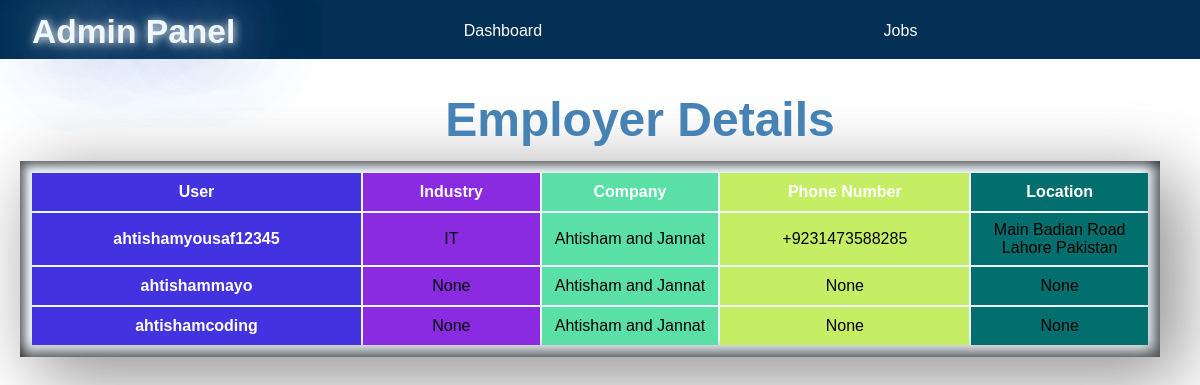
/AdminPanel/Employer_details/, run on an earlier commit of the app's database.
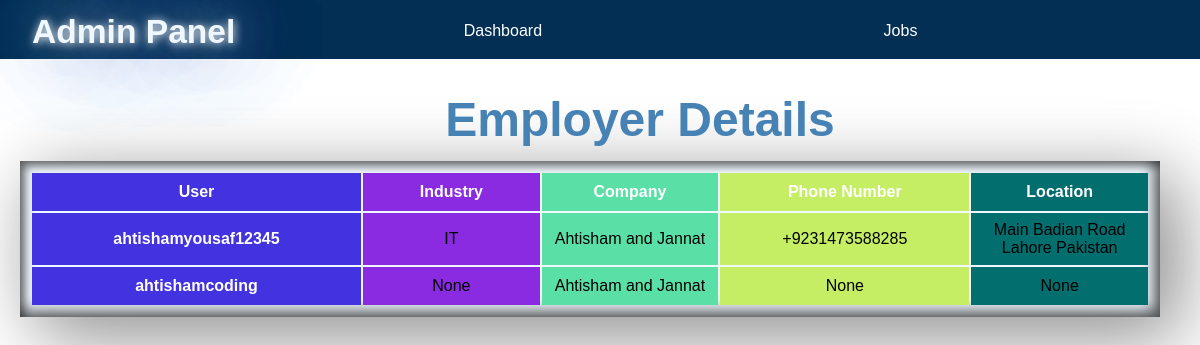
And on a later commit of the database.
### app/models.py (models this page shows, shortened)
class EmployerDetails (models.Model):
    company_logo = models.ImageField(null =True,upload_to='CompanyLogos' )
    industry =models.CharField (max_length =100,null=True)
    company =models.CharField (max_length =100)
    contact_no = models.CharField(max_length=150,null=True)
    location = models.CharField(max_length=150,null=True)
    employer = models.ForeignKey(settings.AUTH_USER_MODEL,on_delete=models.CASCADE )
    type = models.IntegerField( default = 1)

### app/views.py (the view)
def Employer_details(request):
   employer_details=EmployerDetails.objects.all()
   return render (request,'ForAdmin/EmployerDetails.html',{'employer_details':employer_details})

### app/context_processors.py (called while the page is built, shortened)
def navbar_user(request):
    if not request.user.is_authenticated:
        return {}

### app/templates/ForAdmin/EmployerDetails.html (shortened to what this page needs)
{% extends "ForAdmin/Admin.html" %}
   {% block 'content' %}
     <h1 class="heading1"> Employer Details</h1>
    <table >
        <colgroup>
            <col style="background-color: rgb(67, 50, 223); color:white;">
            <col style="background-color: blueviolet;">
            <col style="background-color: rgb(90, 223, 167);">
            <col style="background-color: rgb(197, 238, 101);">
            <col style="background-color: rgb(3, 110, 110);">
            <col style="background-color: rgb(22, 150, 236);">
            <col style="background-color: rgb(130, 193, 235);">
            <col style="background-color: rgb(7, 216, 25);">
            <col style="background-color: rgb(218, 141, 141);">
        </colgroup>
         <thead>
        <tr align="center">
            <th  class="col">User</th>
            <th class="col">Industry</th>
            <th class="col">Company</th>
            <th class="col">Phone Number</th>
            <th class="col">Location</th>
        </tr>
        </thead>
        <tbody>
          {% for employer in employer_details %}
                <tr align="center">
                   <th > {{ employer.employer }} </th>
                    <td>{{ employer.industry }}</td>
                    <td>{{ employer.company }}</td>
                    <td>{{ employer.contact_no }}</td>
                    <td>{{ employer.location }}</td>
                </tr>
            {% endfor %}
        </tbody>
    </table>
{% endblock  %}

What changed in the data, as far as the page shows it:
removed EmployerDetails: employer "ahtishammayo", industry "None", company "Ahtisham and Jannat", contact_no "None", location "None"
